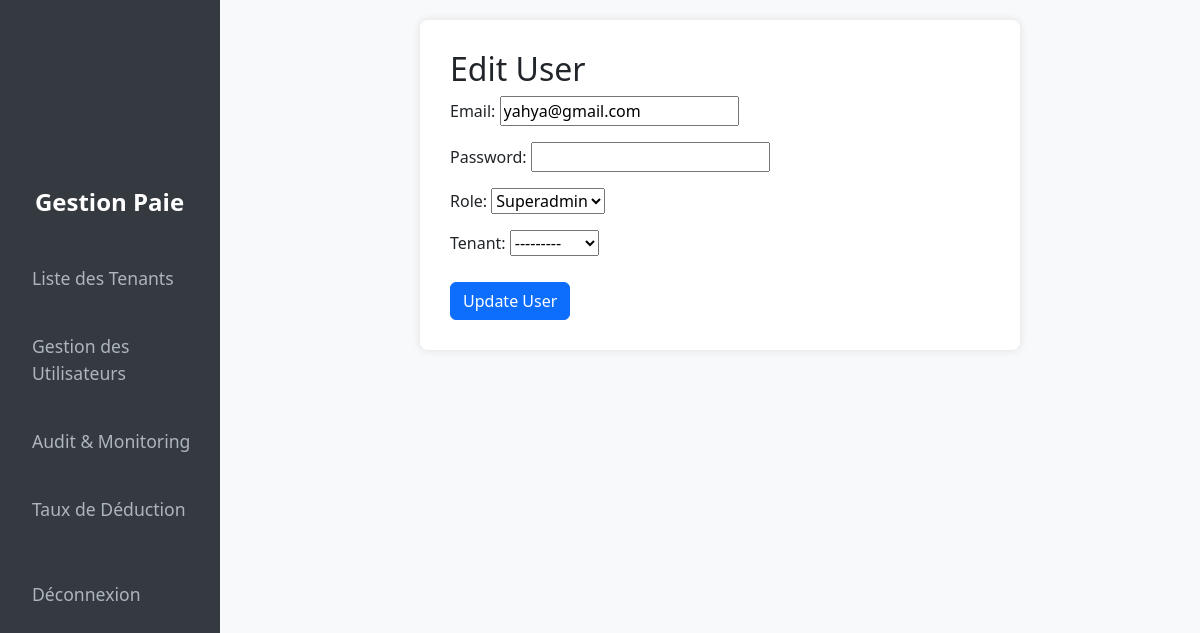
Page /users/edit-user/1/ (signed in) on the committed database.
### users/models.py (models this page shows, shortened)
class CustomUser(AbstractUser):
    ROLE_CHOICES = (
        ('member', 'Member'),
        ('admin', 'Admin'),
        ('superadmin', 'Superadmin'),
    )
    username = None  # Remove the username field
    email = models.EmailField(unique=True)  # Use email as the unique identifier
    role = models.CharField(max_length=10, choices=ROLE_CHOICES, default='member')
    tenant = models.ForeignKey(Tenant, on_delete=models.SET_NULL, null=True, blank=True)
    groups = models.ManyToManyField(
        'auth.Group',
        related_name='customuser_set',  # Provide a unique related_name
        blank=True
    )
    user_permissions = models.ManyToManyField(
        'auth.Permission',
        related_name='customuser_permissions_set',  # Provide a unique related_name
        blank=True
    )
    USERNAME_FIELD = 'email'  # Use email as the unique identifier
    REQUIRED_FIELDS = []  # No other required fields
    objects = CustomUserManager()  # Use the custom manager

### users/views.py (the view)
# urls.py: path('edit-user/<int:user_id>/', views.edit_user, name='edit-user'),
@user_passes_test(lambda u: u.is_superuser)
def edit_user(request, user_id):
    user = get_object_or_404(CustomUser, id=user_id)
    old_user_data = user.__dict__.copy()  # Sauvegarder l'état avant la mise à jour
    if request.method == 'POST':
        form = UserCreationForm(request.POST, instance=user)
        if form.is_valid():
            form.save()
            for field in form.changed_data:
                old_value = old_user_data[field]
                new_value = getattr(user, field)
                Audit.objects.create(
                    user=request.user,
                    tenant=user.tenant,
                    table_name='CustomUser',
                    row_id=user.id,
                    column_name=field,
                    old_value=str(old_value),
                    new_value=str(new_value),
                    change_date=timezone.now()
                )
            Monitoring.objects.create(
                user=request.user,
                tenant=user.tenant,
                activity='User Updated',
                description=f'User {user.email} was updated',
                timestamp=timezone.now()
            )
            return redirect('user-list')
    else:
        form = UserCreationForm(instance=user)
    return render(request, 'users/edit_user.html', {'form': form})

### users/forms.py (shortened to what this page needs)
class UserCreationForm(forms.ModelForm):
    password = forms.CharField(widget=forms.PasswordInput)
    role = forms.ChoiceField(choices=CustomUser.ROLE_CHOICES)
    class Meta:
        model = CustomUser
        fields = ['email', 'password', 'role', 'tenant']

### tenant/models.py (called while the page is built)
    def __str__(self):
        return self.name

### users/templates/users/edit_user.html (shortened to what this page needs)
<!DOCTYPE html>
<html lang="en">
<head>
    <link href="https://cdn.jsdelivr.net/npm/bootstrap@5.3.0/dist/css/bootstrap.min.css" rel="stylesheet">
</head>
<body>
<nav class="navbar navbar-dark navbar-vertical">
    <div class="container-fluid flex-column">
        <a class="navbar-brand" href="#">Gestion Paie</a>
        <ul class="navbar-nav">
            {% if user.is_superuser %}
            <li class="nav-item">
                <a class="nav-link" href="{% url 'tenant-list' %}">Liste des Tenants</a>
            </li>
            <li class="nav-item">
                <a class="nav-link" href="{% url 'user-list' %}">Gestion des Utilisateurs</a>
            </li>
            <li class="nav-item">
                <a class="nav-link" href="{% url 'audit-list' %}">Audit & Monitoring</a>
            </li>
            <li class="nav-item">
                <a class="nav-link" href="{% url 'taux-list' %}">Taux de Déduction</a>
            </li>
            {% endif %}
        </ul>
        <ul class="navbar-nav ms-auto flex-column mt-3">
            <li class="nav-item">
                <a class="nav-link" href="{% url 'logout' %}">Déconnexion</a>
            </li>
        </ul>
    </div>
</nav>
<div class="content-container">
    <div class="form-container">
        <h2>Edit User</h2>
        <form method="POST">
            {{ form.as_p }}
            <button type="submit" class="btn btn-primary">Update User</button>
        </form>
    </div>
</div>
</body>
</html>

### users/templates/users/edit_user.html (style rules this page uses)
body { display: flex; background-color: #f8f9fa; }
.navbar-vertical { width: 220px; height: 100vh; background-color: #343a40; padding-top: 20px; position: fixed; }
.navbar-vertical .navbar-brand { font-size: 1.5rem; font-weight: bold; color: #ffffff !important; margin-bottom: 1.5rem; padding-left: 15px; }
.navbar-vertical .nav-link { color: #adb5bd !important; padding-left: 20px; margin: 0.5rem 0; font-size: 1.1rem; }
.navbar-vertical .nav-item { margin-bottom: 10px; }
.navbar-vertical .navbar-nav { flex-direction: column; width: 100%; }
.content-container { flex-grow: 1; margin-left: 240px; padding: 20px; }
.form-container { max-width: 600px; margin: auto; background-color: #fff; padding: 30px; border-radius: 8px; box-shadow: 0 0 10px rgba(0, 0, 0, 0.1); }
.btn { margin-top: 10px; }

### rows in the picture
CustomUser: email "yahya@gmail.com", role "Superadmin", tenant "---------"
